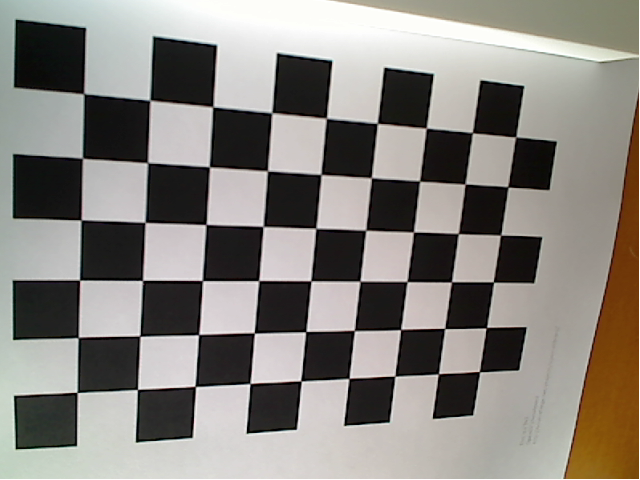
#> input picture code/calibrate/mylogitech/20150309-091713.png, 640 x 480 px
$ python undist.py
#> lines starting #> are read from the running program, lines starting #| are printed output that depends on the picture; long printed decimals are rounded
#!/usr/bin/env python

import numpy as np
import cv2   as cv

K= np.array([[ 535.79688857,    0.,          308.50044065],
             [   0.,          536.56590112,  220.02740752],
             [   0.,            0.,            1.        ]])
d = np.array([ 0.0737991,  -0.28470474,  0.00037098, -0.00081263,  0.20919068])

img = cv.imread("mylogitech/20150309-091713.png")
#> img is the input picture: shape (480, 640, 3); mean B, G, R 126.3, 132, 135.8
h, w = img.shape[:2]
#> h = 480; w = 640

# undistort
newcamera, roi = cv.getOptimalNewCameraMatrix(K, d, (w,h), 0)
#> roi = (0, 0, 639, 479)
newimg = cv.undistort(img, K, d, None, newcamera)
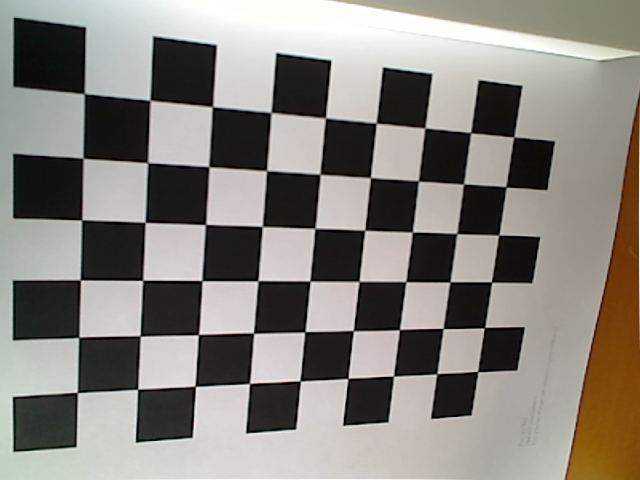
#> newimg: shape (480, 640, 3); mean B, G, R 125.8, 131.6, 135.5
newimg2 = cv.undistort(img, K, d, None)
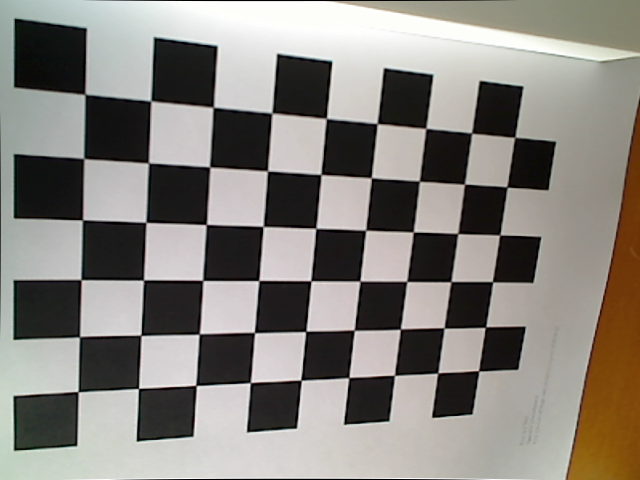
#> newimg2: shape (480, 640, 3); mean B, G, R 125.7, 131.4, 135.2
newimg3 = cv.undistort(img, K, d, None, np.array([[320*1.7,0,320],[0,320*1.7,240],[0,0,1]]))
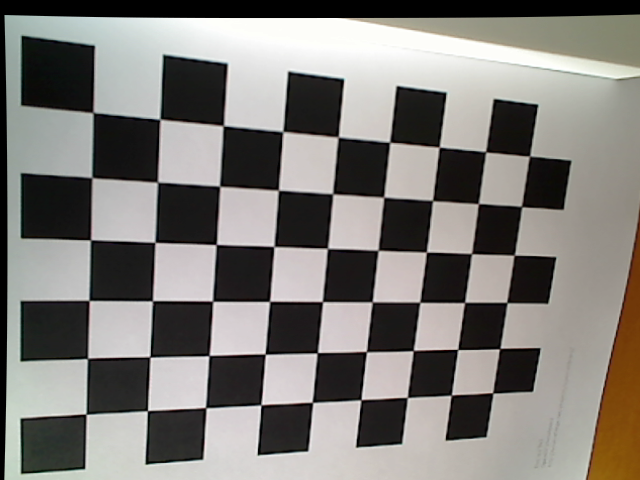
#> newimg3: shape (480, 640, 3); mean B, G, R 119.8, 124.1, 126.8

print(newcamera)
#| [[535.457   0.         307.617]
#|  [  0.         539.228 220.020]
#|  [  0.           0.           1.        ]]
print(roi)
#| (0, 0, 639, 479)

if True:
    cv.imwrite("original.jpg", img)
    cv.imwrite("undistorted.jpg", newimg)
    cv.imwrite("undistorted2.jpg", newimg2)
    cv.imwrite("undistorted3.jpg", newimg3)

$ run again, with code/calibrate/mylogitech/20150309-091536.png copied over code/calibrate/mylogitech/20150309-091713.png
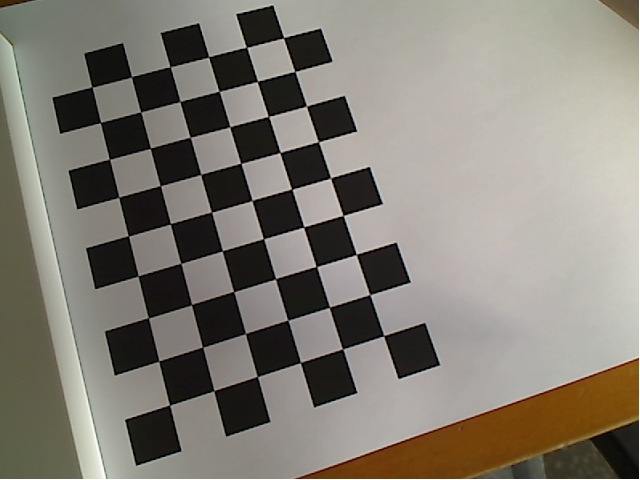
#> input picture code/calibrate/mylogitech/20150309-091536.png, 640 x 480 px
#> img is the input picture: shape (480, 640, 3); mean B, G, R 117.3, 126.5, 131.6
#> `newimg2 = cv.undistort(img, K, d, None)`:
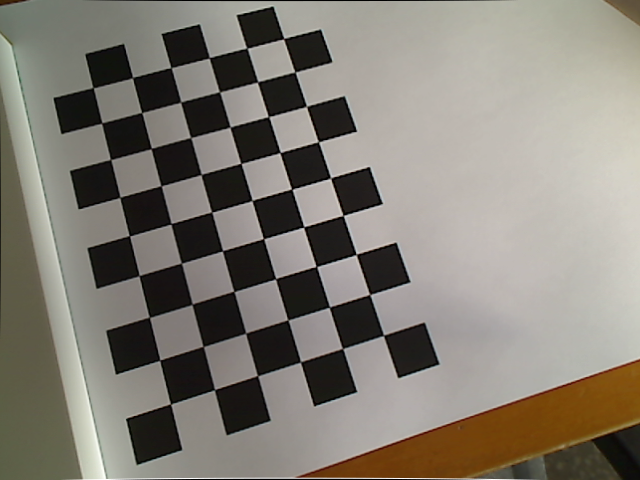
#> newimg2: shape (480, 640, 3); mean B, G, R 116.8, 126.1, 131.3
#> `newimg3 = cv.undistort(img, K, d, None, np.array([[320*1.7,0,320],[0,3..`:
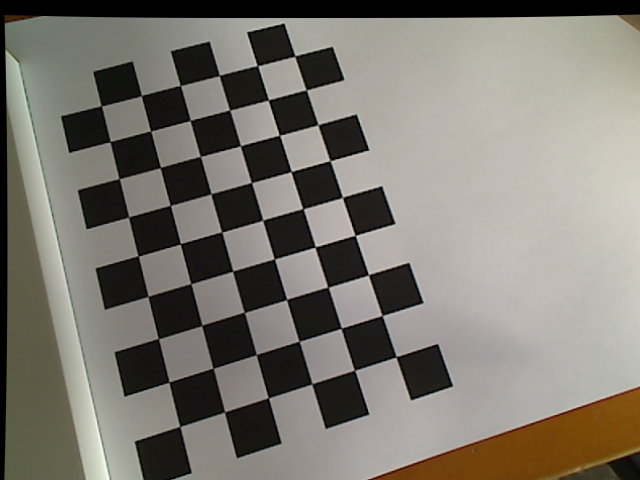
#> newimg3: shape (480, 640, 3); mean B, G, R 112.8, 120.9, 125.3
#| [[535.457   0.         307.617]
#|  [  0.         539.228 220.020]
#|  [  0.           0.           1.        ]]
#| (0, 0, 639, 479)

$ run again, with code/calibrate/mylogitech/20150309-091608.png copied over code/calibrate/mylogitech/20150309-091713.png
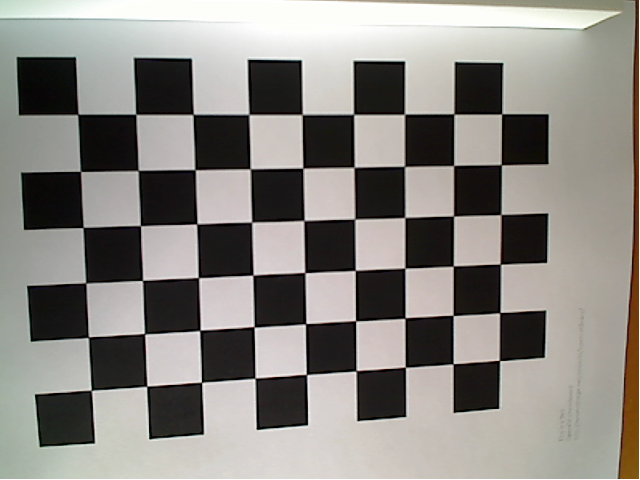
#> input picture code/calibrate/mylogitech/20150309-091608.png, 640 x 480 px
#> img is the input picture: shape (480, 640, 3); mean B, G, R 130.6, 135.4, 138.5
#> `newimg2 = cv.undistort(img, K, d, None)`:
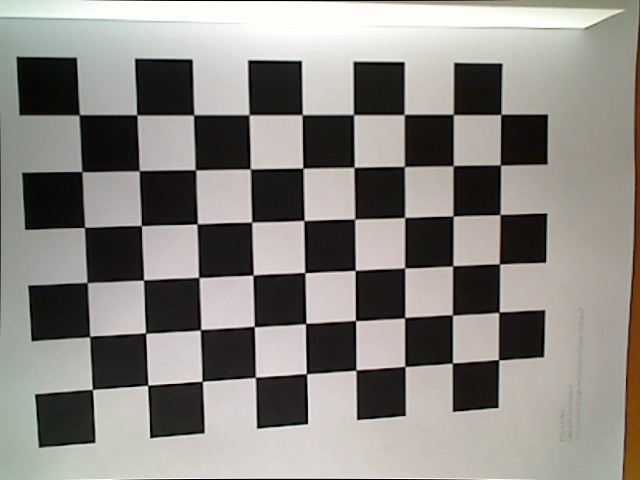
#> newimg2: shape (480, 640, 3); mean B, G, R 130.4, 135.1, 138.2
#> `newimg3 = cv.undistort(img, K, d, None, np.array([[320*1.7,0,320],[0,3..`:
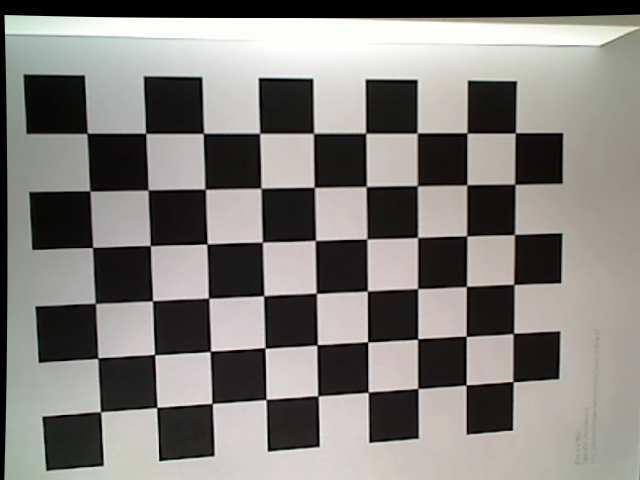
#> newimg3: shape (480, 640, 3); mean B, G, R 123.4, 127.3, 129.7
#| [[535.457   0.         307.617]
#|  [  0.         539.228 220.020]
#|  [  0.           0.           1.        ]]
#| (0, 0, 639, 479)

$ run again, with code/calibrate/mylogitech/20150309-091623.png copied over code/calibrate/mylogitech/20150309-091713.png
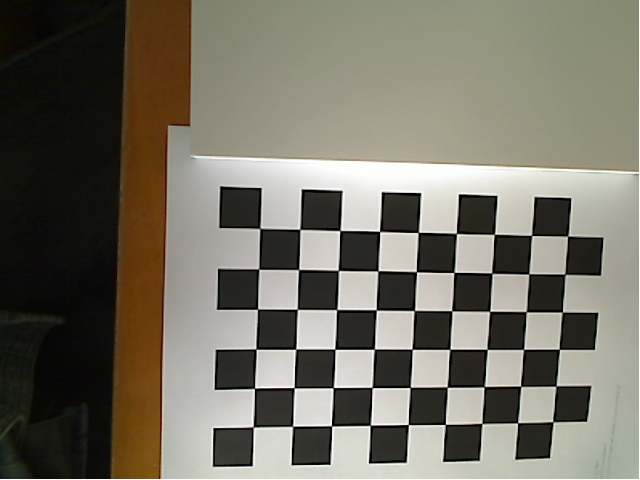
#> input picture code/calibrate/mylogitech/20150309-091623.png, 640 x 480 px
#> img is the input picture: shape (480, 640, 3); mean B, G, R 100.3, 112.4, 116.7
#> `newimg2 = cv.undistort(img, K, d, None)`:
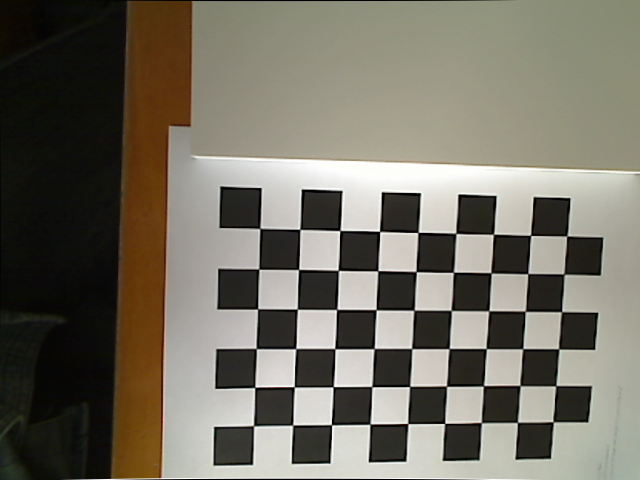
#> newimg2: shape (480, 640, 3); mean B, G, R 99.6, 111.7, 115.9
#> `newimg3 = cv.undistort(img, K, d, None, np.array([[320*1.7,0,320],[0,3..`:
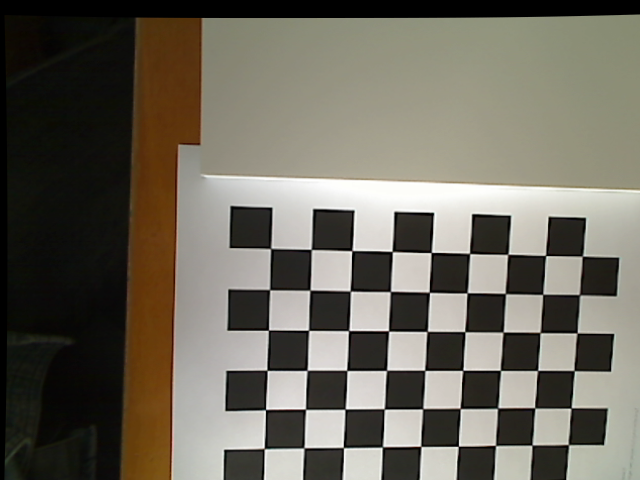
#> newimg3: shape (480, 640, 3); mean B, G, R 92.4, 103.8, 108.1
#| [[535.457   0.         307.617]
#|  [  0.         539.228 220.020]
#|  [  0.           0.           1.        ]]
#| (0, 0, 639, 479)
